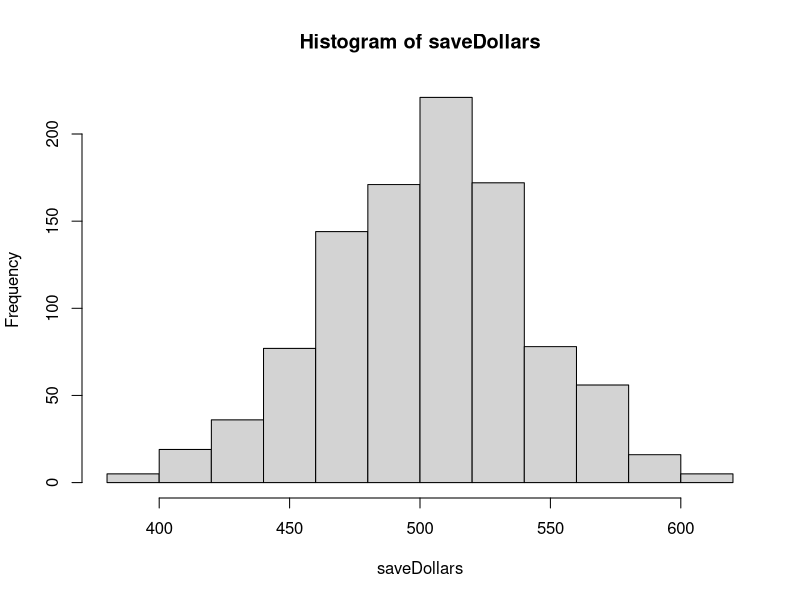
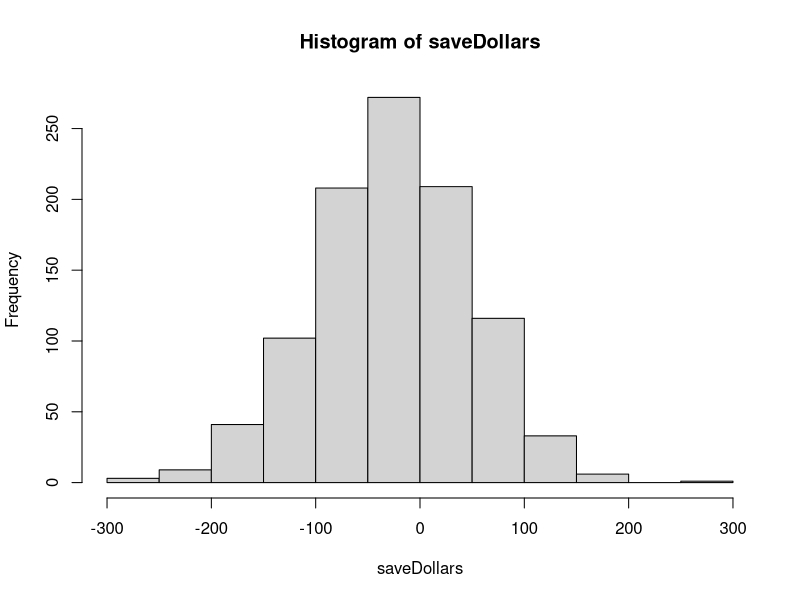

Reproduce these figures in R, in order.
## ---- chunk 1
bdays = 1:365
Bsamples = vector('numeric')
TotalDollars = 0
saveDollars = vector ('numeric')

## ---- chunk 2


saveDollars=vector('numeric')
for (loop in 1:1000) {
  
TotalDollars = 0
for (i in 1:1137){
Bsamples = sample (bdays, 35, replace = TRUE)
if (length (unique(Bsamples)) == 35) {
  TotalDollars = TotalDollars -2
} else {
  TotalDollars = TotalDollars +1
}
}
saveDollars[loop] = TotalDollars }

hist(saveDollars)
print(mean(saveDollars))

## ---- chunk 3
stdevDollars = sd(saveDollars)
meanDollars= mean(saveDollars)
CI = c(meanDollars-2*stdevDollars, meanDollars+2*stdevDollars) 

print(paste(CI[2],CI[1]))
## ---- chunk 4
saveDollars=vector('numeric')
for (loop in 1:1000) {
  
TotalDollars = 0
classsize= 29
for (i in 1:1137){
Bsamples = sample (bdays, 35, replace = TRUE)
if (length (unique(Bsamples)) == 35) {
  TotalDollars = TotalDollars -4.5
} else {
  TotalDollars = TotalDollars +1
}
}
saveDollars[loop] = TotalDollars }

hist(saveDollars)
print(mean(saveDollars))

